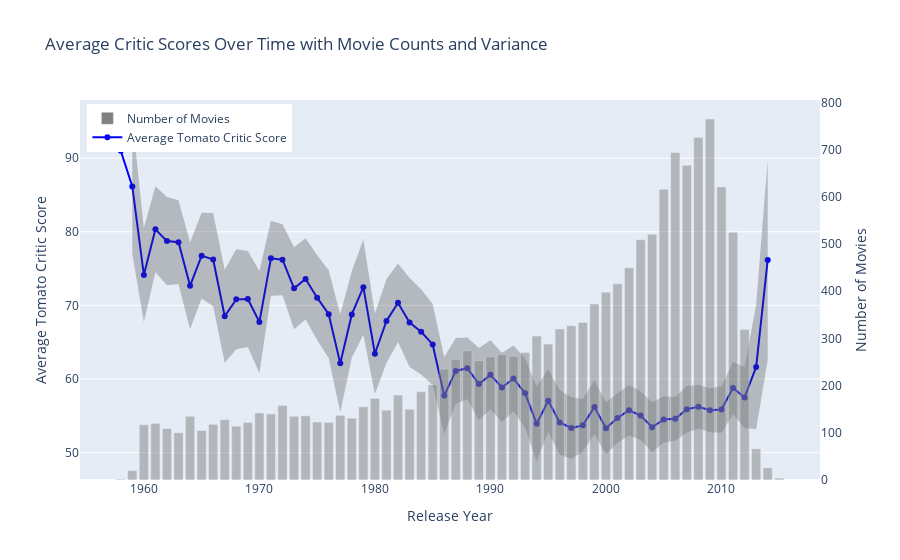

Write notebook code for a chart like this one.
### Code cell
import plotly.graph_objects as go
import pandas as pd
import scipy.stats

# Assuming 'tom' is your DataFrame and it contains 'release_year' and 'tomato_score' columns

# Calculate the average tomato score and count of movies per year
yearly_stats = tom.groupby('release_year')['tomato_score'].agg(['mean', 'size', 'sem']).reset_index()

# Calculate the confidence interval
confidence_interval = yearly_stats['sem'] * scipy.stats.t.ppf((1 + 0.95) / 2., yearly_stats['size'] - 1)

# Create the line chart for the average tomato scores with confidence interval
fig = go.Figure()

# Line for the average score
fig.add_trace(go.Scatter(
    x=yearly_stats['release_year'],
    y=yearly_stats['mean'],
    mode='lines+markers',
    name='Average Tomato Critic Score',
    line=dict(color='blue')
))

# Upper bound for the confidence interval
fig.add_trace(go.Scatter(
    x=yearly_stats['release_year'],
    y=yearly_stats['mean'] + confidence_interval,
    mode='lines',
    marker=dict(color="#444"),
    line=dict(width=0),
    showlegend=False
))

# Lower bound for the confidence interval
fig.add_trace(go.Scatter(
    x=yearly_stats['release_year'],
    y=yearly_stats['mean'] - confidence_interval,
    marker=dict(color="#444"),
    line=dict(width=0),
    mode='lines',
    fillcolor='rgba(68, 68, 68, 0.3)',
    fill='tonexty',
    showlegend=False
))

# Bar chart for the number of movies
fig.add_trace(go.Bar(
    x=yearly_stats['release_year'],
    y=yearly_stats['size'],
    name='Number of Movies',
    yaxis='y2',
    marker=dict(color='grey', opacity=0.5)
))

# Update the layout
fig.update_layout(
    title='Average Critic Scores Over Time with Movie Counts and Variance',
    xaxis_title='Release Year',
    yaxis_title='Average Tomato Critic Score',
    yaxis2=dict(
        title='Number of Movies',
        overlaying='y',
        side='right',
        showgrid=False,
    ),
    legend=dict(x=0.01, y=0.99)
)

# Show the figure
fig.show()

# Save the figure to an HTML file
fig.write_html("average_critic_scores_with_variance.html", full_html=False, include_plotlyjs='cdn')

### Figure 1 — Plotly figure (JSON) as saved in the notebook; plotly's stock layout.template omitted (floating-point values rounded to 4 significant figures)
{"data": [{"line": {"color": "blue"}, "mode": "lines+markers", "name": "Average Tomato Critic Score", "type": "scatter", "x": [1958, 1959, 1960, 1961, 1962, 1963, 1964, 1965, 1966, 1967, 1968, 1969, 1970, 1971, 1972, 1973, 1974, 1975, 1976, 1977, 1978, 1979, 1980, 1981, 1982, 1983, 1984, 1985, 1986, 1987, 1988, 1989, 1990, 1991, 1992, 1993, 1994, 1995, 1996, 1997, 1998, 1999, 2000, 2001, 2002, 2003, 2004, 2005, 2006, 2007, 2008, 2009, 2010, 2011, 2012, 2013, 2014, 2015], "y": [91, 86.15, 74.13, 80.33, 78.73, 78.59, 72.66, 76.76, 76.22, 68.53, 70.82, 70.87, 67.74, 76.39, 76.2, 72.32, 73.6, 71.05, 68.8, 62.13, 68.78, 72.48, 63.43, 67.88, 70.35, 67.67, 66.41, 64.7, 57.75, 61.1, 61.47, 59.31, 60.57, 58.86, 60.07, 58.07, 53.93, 57.06, 54.1, 53.35, 53.71, 56.21, 53.32, 54.7, 55.77, 55.05, 53.45, 54.51, 54.59, 55.89, 56.22, 55.76, 55.87, 58.78, 57.5, 61.62, 76.18, null]}, {"line": {"width": 0}, "marker": {"color": "#444"}, "mode": "lines", "showlegend": false, "type": "scatter", "x": [1958, 1959, 1960, 1961, 1962, 1963, 1964, 1965, 1966, 1967, 1968, 1969, 1970, 1971, 1972, 1973, 1974, 1975, 1976, 1977, 1978, 1979, 1980, 1981, 1982, 1983, 1984, 1985, 1986, 1987, 1988, 1989, 1990, 1991, 1992, 1993, 1994, 1995, 1996, 1997, 1998, 1999, 2000, 2001, 2002, 2003, 2004, 2005, 2006, 2007, 2008, 2009, 2010, 2011, 2012, 2013, 2014, 2015], "y": [null, 95.31, 80.5, 86.16, 84.73, 84.27, 78.54, 82.56, 82.55, 74.85, 77.61, 77.4, 74.68, 81.48, 81.03, 77.9, 79.12, 76.81, 74.77, 68.76, 74.66, 78.94, 68.88, 73.58, 75.67, 73.7, 72.21, 70.2, 62.99, 65.56, 65.65, 64.23, 65.28, 63.56, 64.54, 62.79, 59.0, 61.32, 58.49, 57.53, 57.3, 59.87, 56.84, 58.05, 59.19, 58.33, 56.85, 57.63, 57.58, 59.05, 59.18, 58.74, 59.03, 62.32, 61.63, 70.07, 89.76, null]}, {"fill": "tonexty", "fillcolor": "rgba(68, 68, 68, 0.3)", "line": {"width": 0}, "marker": {"color": "#444"}, "mode": "lines", "showlegend": false, "type": "scatter", "x": [1958, 1959, 1960, 1961, 1962, 1963, 1964, 1965, 1966, 1967, 1968, 1969, 1970, 1971, 1972, 1973, 1974, 1975, 1976, 1977, 1978, 1979, 1980, 1981, 1982, 1983, 1984, 1985, 1986, 1987, 1988, 1989, 1990, 1991, 1992, 1993, 1994, 1995, 1996, 1997, 1998, 1999, 2000, 2001, 2002, 2003, 2004, 2005, 2006, 2007, 2008, 2009, 2010, 2011, 2012, 2013, 2014, 2015], "y": [null, 77.0, 67.76, 74.49, 72.73, 72.91, 66.77, 70.95, 69.89, 62.22, 64.03, 64.34, 60.79, 71.3, 71.37, 66.75, 68.08, 65.29, 62.83, 55.49, 62.89, 66.01, 57.98, 62.19, 65.03, 61.64, 60.62, 59.2, 52.51, 56.64, 57.3, 54.39, 55.86, 54.17, 55.59, 53.35, 48.87, 52.8, 49.72, 49.17, 50.11, 52.54, 49.79, 51.35, 52.34, 51.77, 50.06, 51.4, 51.61, 52.73, 53.27, 52.77, 52.72, 55.23, 53.37, 53.17, 62.59, null]}, {"marker": {"color": "grey", "opacity": 0.5}, "name": "Number of Movies", "type": "bar", "x": [1958, 1959, 1960, 1961, 1962, 1963, 1964, 1965, 1966, 1967, 1968, 1969, 1970, 1971, 1972, 1973, 1974, 1975, 1976, 1977, 1978, 1979, 1980, 1981, 1982, 1983, 1984, 1985, 1986, 1987, 1988, 1989, 1990, 1991, 1992, 1993, 1994, 1995, 1996, 1997, 1998, 1999, 2000, 2001, 2002, 2003, 2004, 2005, 2006, 2007, 2008, 2009, 2010, 2011, 2012, 2013, 2014, 2015], "y": [2, 20, 117, 120, 109, 100, 135, 105, 118, 128, 114, 122, 142, 140, 158, 135, 136, 123, 122, 137, 131, 155, 173, 148, 180, 150, 187, 202, 235, 256, 274, 253, 261, 266, 262, 270, 305, 288, 320, 327, 334, 373, 398, 416, 450, 509, 521, 616, 694, 667, 726, 765, 621, 525, 319, 66, 26, 4], "yaxis": "y2"}], "layout": {"legend": {"x": 0.01, "y": 0.99}, "title": {"text": "Average Critic Scores Over Time with Movie Counts and Variance"}, "xaxis": {"title": {"text": "Release Year"}}, "yaxis": {"title": {"text": "Average Tomato Critic Score"}}, "yaxis2": {"overlaying": "y", "showgrid": false, "side": "right", "title": {"text": "Number of Movies"}}}}
